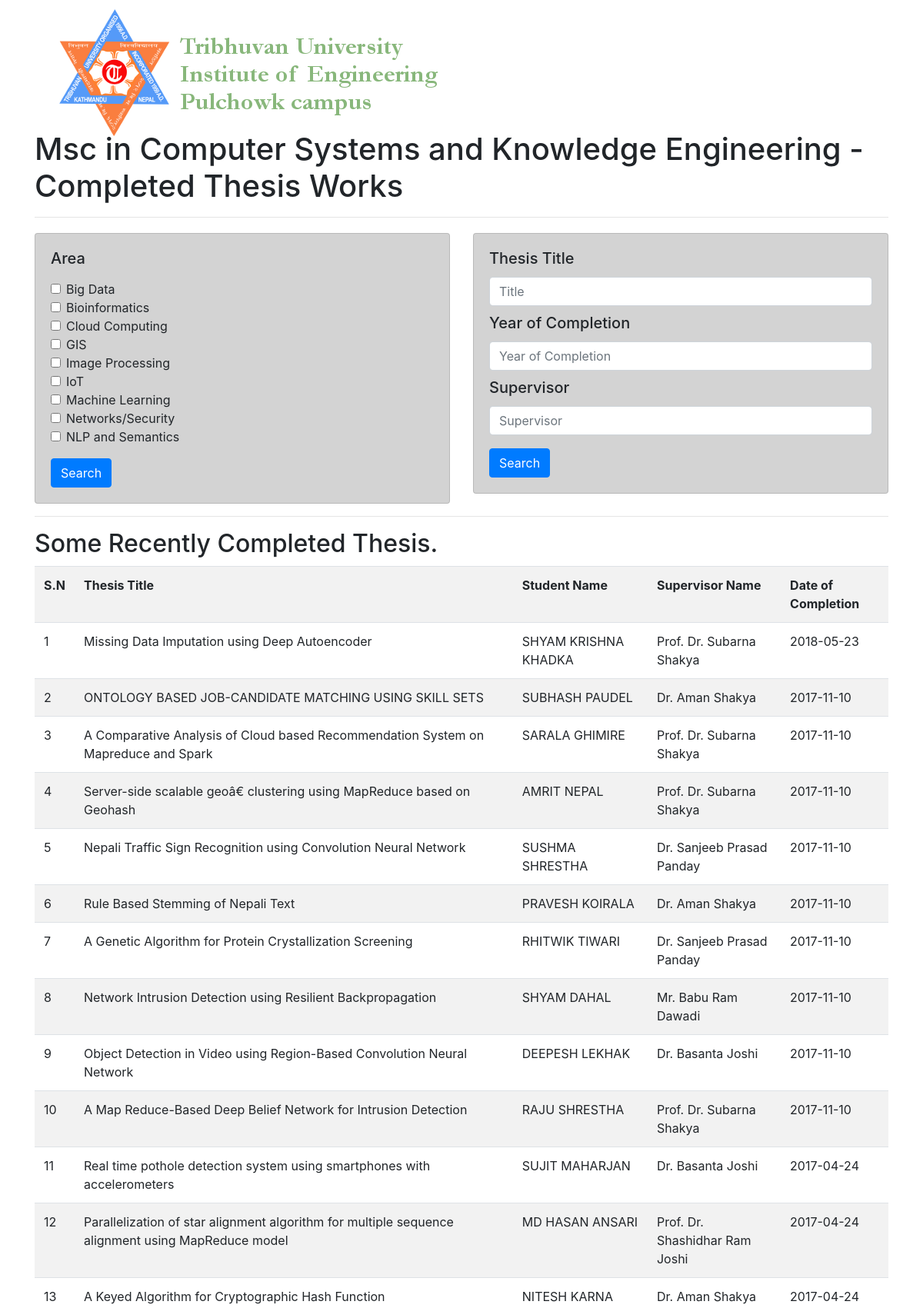
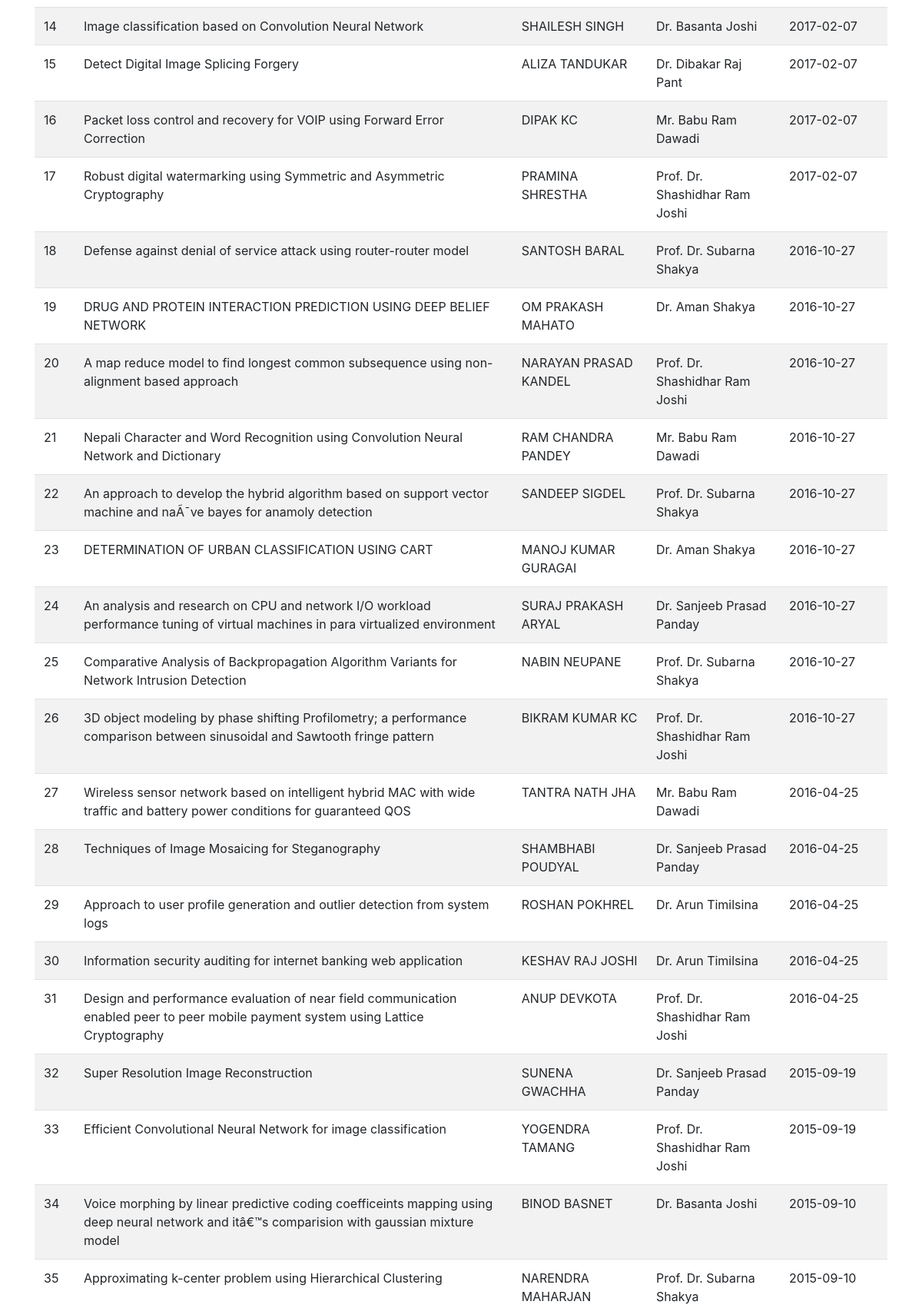
The page /searchCompletedBy.php (signed in, upper part) on the database its author committed (2 pictures, top to bottom).
### tables this page shows
CREATE TABLE `area` (
  `id` int(11) NOT NULL,
  `name` varchar(20) NOT NULL
);

### searchCompletedBy.php (the view, shortened to what this page needs)
<?php
	if ($_SESSION['loggedin'])
	{
			include('header.php');
			include('connection.php');
			$query1 = "SELECT distinct student.first_name sfn, student.middle_name smn, student.last_name sln, thesis.title tt, supervisor.first_name sufn, supervisor.middle_name sumn, supervisor.last_name suln, supervisor.title st, status.final finale FROM thesis_has_area INNER join thesis on thesis_has_area.thesis_id = thesis.id inner join supervisor on thesis.sup_id = supervisor.id inner join status on thesis.id = status.thesis_id INNER join student_writes_thesis on thesis.id = student_writes_thesis.thesis_id INNER join student on student_writes_thesis.stud_batch = student.batch and student_writes_thesis.stud_depart = student.department and student_writes_thesis.stud_rollno = student.class_rollno WHERE status.final != '0000-00-00' order by status.final desc limit 50";
			$data = mysqli_query($conn, $query1);
			$area = "SELECT * FROM area";
			$data1 = mysqli_query($conn , $area);
			?>
				<img src="icon/logo.png"style="position: relative; top: 11px; left: 20px">
				<H1>Msc in Computer Systems and Knowledge Engineering - Completed Thesis Works</H1>
				<hr>
		<form action="searchResults.php" method="POST">
		<div style="">
		<div class="row" style="margin-top: 20px;">
		  <div class="col-sm-6">
		    <div class="card" style="background-color: lightgrey;">
		      <div class="card-body">
		        <h5 class="card-title">Area</h5>
		        <p class="card-text"><?php
							  	while($fetch = mysqli_fetch_assoc($data1)){
							  			$name = $fetch['name'];
							  			$id = $fetch['id'];
							  		?>
							  		<div style="padding-left: 20px;">
								  		 <input class="form-check-input" name="checklist[]" type="checkbox" value="<?php echo $id ?>" id="defaultCheck1">
								  		<label class="form-check-label" for="defaultCheck1">
								    		<?php echo $name ?>
								    	</label>
								    	<br>
							    	</div>
							    <?php
							  	}
							    ?>
		        </p>
		        <button type="submit" name="submit" value="submit" class="btn btn-primary" >Search</button>
		      </div>
		    </div>
		  </div>
		  <div class="col-sm-6">
		    <div class="card" style="background-color: lightgrey;">
		      <div class="card-body">
		        <h5 class="card-title">Thesis Title</h5>
		        <input class="form-control" id="exampleInputEmail1" name="title" aria-describedby="emailHelp" placeholder="Title">
		        <div style="margin-top: 10px;">
		        <h5 class="card-title">Year of Completion</h5>
		        <input class="form-control" id="exampleInputEmail1" name="yoc" aria-describedby="emailHelp" placeholder="Year of Completion">
		        </div>
		        <div style="margin-top: 10px;">
		        <h5 class="card-title">Supervisor</h5>
		        <input class="form-control" id="exampleInputEmail1" name="supervisor" aria-describedby="emailHelp" placeholder="Supervisor">
		        </div>
		        <button type="submit" name="submit" value="submit" class="btn btn-primary" style="margin-top: 17px;">Search</button>
		      </div>
		    </div>
		  </div>
		</div>
		</div>
		</form>
		<hr>
		<div>
			<h2>Some Recently Completed Thesis.</h2>
			<div style="margin-top: 10px;">
			<php
			if($records != 0){
					?>
					<div>
					<table class="table table-striped">
					    <tr>
					      <th scope="col">S.N</th>
					      <th scope="col">Thesis Title</th>
					      <th scope="col">Student Name</th>
					      <th scope="col">Supervisor Name</th>
					      <th scope="col">Date of Completion</th>
					      </tr>
				<?php
				$sn = 0;
				while($fetch = mysqli_fetch_assoc($data)){
					echo "<tr>
						    <td>".++$sn."</td>
							<td>".$fetch['tt']."</td>
							<td>".$fetch['sfn']." ".$fetch['smn']." ".$fetch['sln']."</td>
							<td>".$fetch['st']." ".$fetch['sufn']." ".$fetch['sumn']." ".$fetch['suln']."</td>
						  	<td>".$fetch['finale']."</td>
						  </tr>";
				}
			?>
			</table>
		</div>
		</div>
<?php
	}
	else
	{
		echo '<div class=" alert alert-warning "> You were not logged in !!!</div>';
		header('Location: adminIOE.html');
	}
?>

### rows shown on the page
area: name "Big Data"
area: name "Bioinformatics"
area: name "Cloud Computing"
area: name "GIS"
area: name "Image Processing"
area: name "IoT"
area: name "Machine Learning"
area: name "Networks/Security"
area: name "NLP and Semantics"

### other values the page prints
$fetch['tt'] "Missing Data Imputation using Deep Autoencoder"
$fetch['sfn'] "SHYAM"
$fetch['smn'] "KRISHNA"
$fetch['sln'] "KHADKA"
$fetch['st'] "Prof. Dr."
$fetch['sufn'] "Subarna"
$fetch['suln'] "Shakya"
$fetch['finale'] "2018-05-23"
$fetch['tt'] "ONTOLOGY BASED JOB-CANDIDATE MATCHING USING SKILL SETS"
$fetch['sfn'] "SUBHASH"
$fetch['sln'] "PAUDEL"
$fetch['st'] "Dr."
$fetch['sufn'] "Aman"
$fetch['finale'] "2017-11-10"
$fetch['tt'] "A Comparative Analysis of Cloud based Recommendation System on Mapreduce and Spark"
